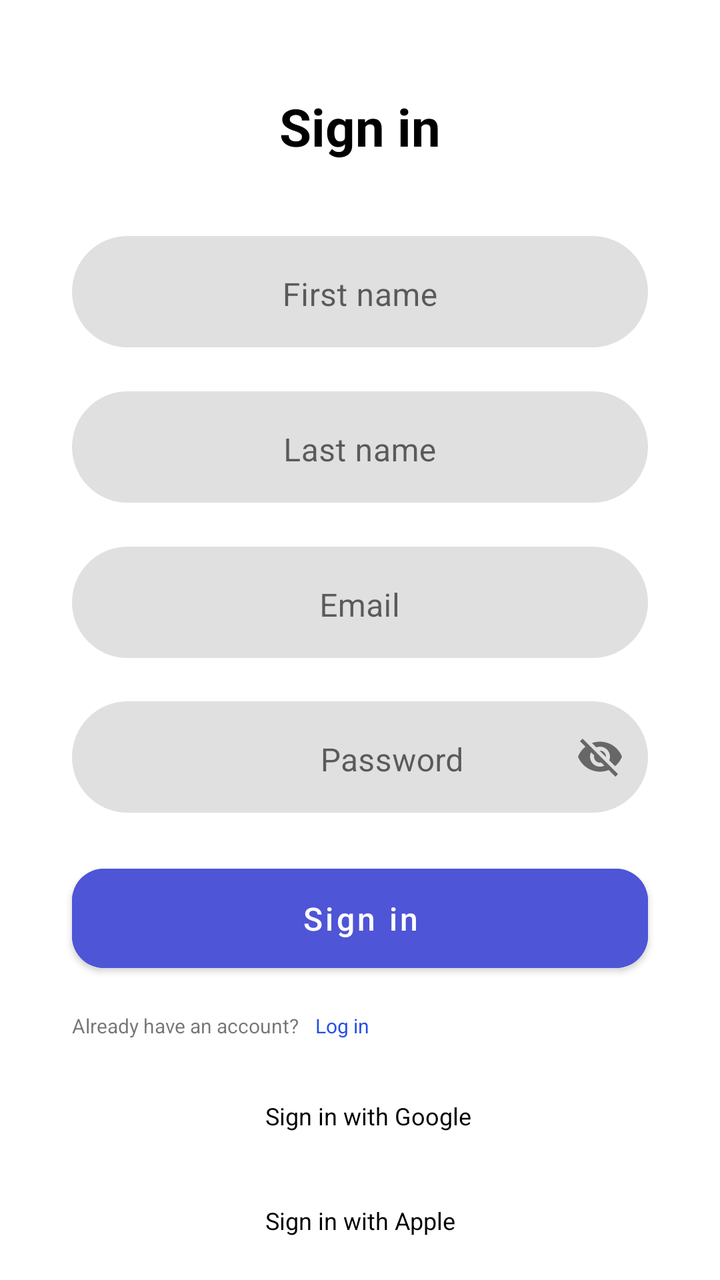
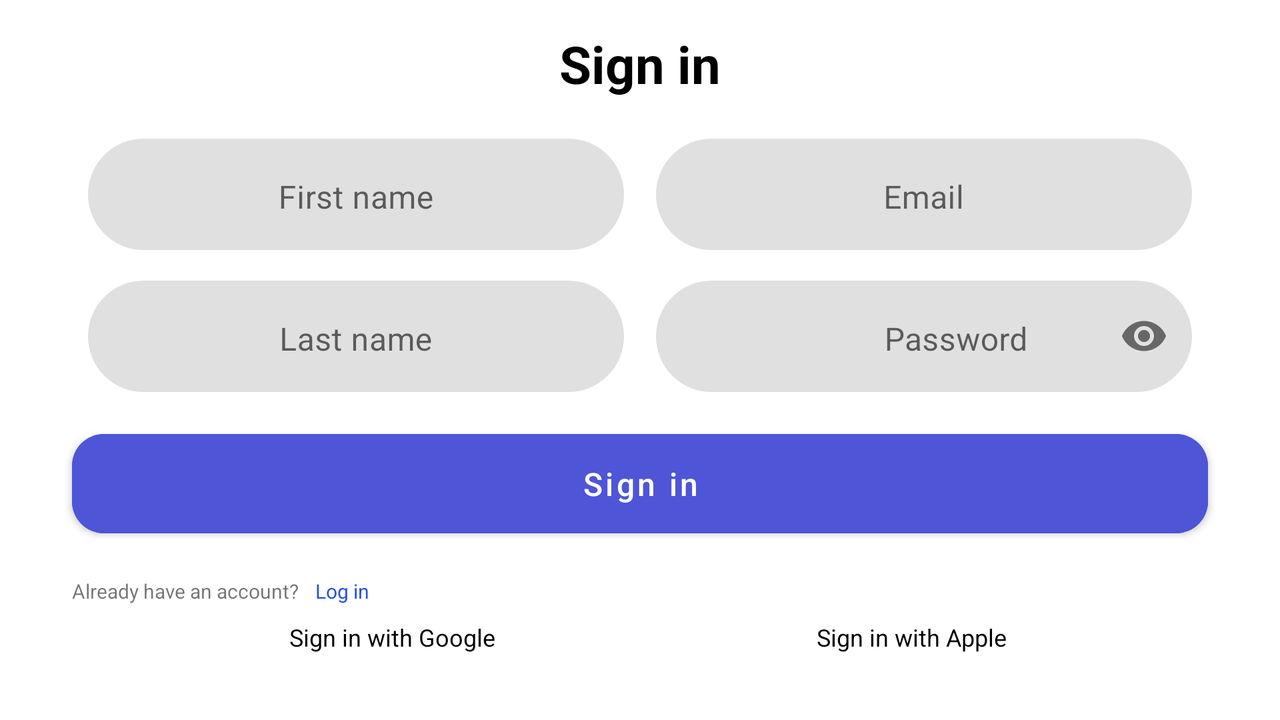

First picture: res/layout/ on a phone held upright. Second picture: the repository's own variant of that layout, on a device whose configuration matches the variant's folder. Source for both follows.
<!-- AndroidManifest.xml: application theme Theme.OnlineShop -->
<!-- res/layout/fragment_sign_in.xml -->
<?xml version="1.0" encoding="utf-8"?>
<androidx.constraintlayout.widget.ConstraintLayout xmlns:android="http://schemas.android.com/apk/res/android"
    xmlns:app="http://schemas.android.com/apk/res-auto"
    xmlns:tools="http://schemas.android.com/tools"
    android:layout_width="match_parent"
    android:layout_height="match_parent"
    tools:context=".presentation.auth.SignInFragment">

    <TextView
        android:id="@+id/title_sign_in"
        style="@style/TextViewTitle"
        android:layout_width="wrap_content"
        android:layout_height="wrap_content"
        android:text="@string/sign_in"
        app:layout_constraintBottom_toBottomOf="@id/guideline_title"
        app:layout_constraintEnd_toEndOf="parent"
        app:layout_constraintStart_toStartOf="parent"
        app:layout_constraintTop_toTopOf="parent"
        app:layout_constraintVertical_bias="0.75" />

    <androidx.constraintlayout.widget.Guideline
        android:id="@+id/guideline_title"
        android:layout_width="0dp"
        android:layout_height="0dp"
        android:orientation="horizontal"
        app:layout_constraintGuide_percent="0.15" />

    <androidx.constraintlayout.widget.Guideline
        android:id="@+id/guideline_start"
        android:layout_width="0dp"
        android:layout_height="0dp"
        android:orientation="vertical"
        app:layout_constraintGuide_begin="36dp" />

    <androidx.constraintlayout.widget.Guideline
        android:id="@+id/guideline_end"
        android:layout_width="0dp"
        android:layout_height="0dp"
        android:orientation="vertical"
        app:layout_constraintGuide_end="36dp" />

    <com.google.android.material.textfield.TextInputLayout
        android:id="@+id/input_first_name"
        style="@style/TextInputLayoutAuth"
        android:layout_width="0dp"
        android:layout_height="wrap_content"
        app:layout_constraintBottom_toTopOf="@id/input_last_name"
        app:layout_constraintEnd_toStartOf="@id/guideline_end"
        app:layout_constraintStart_toStartOf="@id/guideline_start"
        app:layout_constraintTop_toBottomOf="@id/guideline_title"
        app:layout_constraintVertical_chainStyle="spread">

        <com.google.android.material.textfield.TextInputEditText
            android:id="@+id/et_first_name"
            android:layout_width="match_parent"
            android:layout_height="match_parent"
            android:gravity="center_horizontal"
            android:hint="@string/first_name"
            android:inputType="textPersonName" />

    </com.google.android.material.textfield.TextInputLayout>

    <com.google.android.material.textfield.TextInputLayout
        android:id="@+id/input_last_name"
        style="@style/TextInputLayoutAuth"
        android:layout_width="0dp"
        android:layout_height="wrap_content"
        app:layout_constraintBottom_toTopOf="@+id/input_email"
        app:layout_constraintEnd_toEndOf="@id/guideline_end"
        app:layout_constraintHorizontal_bias="0.5"
        app:layout_constraintStart_toStartOf="@id/guideline_start"
        app:layout_constraintTop_toBottomOf="@id/input_first_name">

        <com.google.android.material.textfield.TextInputEditText
            android:id="@+id/et_last_name"
            android:layout_width="match_parent"
            android:layout_height="wrap_content"
            android:gravity="center_horizontal"
            android:hint="@string/last_name"
            android:inputType="textPersonName" />

    </com.google.android.material.textfield.TextInputLayout>

    <com.google.android.material.textfield.TextInputLayout
        android:id="@+id/input_email"
        style="@style/TextInputLayoutAuth"
        android:layout_width="0dp"
        android:layout_height="wrap_content"
        app:layout_constraintBottom_toTopOf="@id/input_password"
        app:layout_constraintEnd_toEndOf="@id/guideline_end"
        app:layout_constraintHorizontal_bias="0.5"
        app:layout_constraintStart_toStartOf="@id/guideline_start"
        app:layout_constraintTop_toBottomOf="@id/input_last_name">

        <com.google.android.material.textfield.TextInputEditText
            android:id="@+id/et_email"
            android:layout_width="match_parent"
            android:layout_height="wrap_content"
            android:gravity="center_horizontal"
            android:hint="@string/email"
            android:inputType="textEmailAddress" />

    </com.google.android.material.textfield.TextInputLayout>

    <com.google.android.material.textfield.TextInputLayout
        android:id="@+id/input_password"
        style="@style/TextInputLayoutAuth"
        android:layout_width="0dp"
        android:layout_height="wrap_content"
        app:layout_constraintBottom_toTopOf="@id/button_sign_in"
        app:layout_constraintEnd_toEndOf="@id/guideline_end"
        app:layout_constraintHorizontal_bias="0.5"
        app:layout_constraintStart_toStartOf="@id/guideline_start"
        app:layout_constraintTop_toBottomOf="@id/input_email"
        app:passwordToggleEnabled="true">

        <com.google.android.material.textfield.TextInputEditText
            android:id="@+id/et_password"
            android:layout_width="match_parent"
            android:layout_height="wrap_content"
            android:gravity="center_horizontal"
            android:hint="@string/password"
            android:inputType="textEmailAddress"
            android:paddingStart="48dp"
            tools:ignore="RtlSymmetry" />

    </com.google.android.material.textfield.TextInputLayout>

    <com.google.android.material.button.MaterialButton
        android:id="@+id/button_sign_in"
        android:layout_width="0dp"
        android:layout_height="wrap_content"
        android:backgroundTint="@color/blue_buttons"
        android:paddingTop="14dp"
        android:paddingBottom="14dp"
        android:text="@string/sign_in"
        android:textAllCaps="false"
        android:textSize="16sp"
        app:cornerRadius="16dp"
        app:layout_constraintBottom_toTopOf="@id/guideline_bottom_auth"
        app:layout_constraintEnd_toEndOf="@id/guideline_end"
        app:layout_constraintHorizontal_bias="0.5"
        app:layout_constraintStart_toStartOf="@id/guideline_start"
        app:layout_constraintTop_toBottomOf="@id/input_password" />

    <TextView
        android:id="@+id/txt_already_account"
        android:layout_width="wrap_content"
        android:layout_height="wrap_content"
        android:layout_marginTop="16dp"
        android:text="@string/already_account"
        android:textSize="10sp"
        app:layout_constraintStart_toStartOf="@+id/guideline_start"
        app:layout_constraintTop_toBottomOf="@id/button_sign_in"
        tools:ignore="SmallSp" />

    <TextView
        android:id="@+id/txt_log_in"
        android:layout_width="wrap_content"
        android:layout_height="wrap_content"
        android:padding="8dp"
        android:text="@string/log_in"
        android:textColor="@color/blue"
        android:textSize="10sp"
        app:layout_constraintBaseline_toBaselineOf="@id/txt_already_account"
        app:layout_constraintStart_toEndOf="@id/txt_already_account"
        tools:ignore="SmallSp" />

    <androidx.constraintlayout.widget.Guideline
        android:id="@+id/guideline_bottom_auth"
        android:layout_width="0dp"
        android:layout_height="0dp"
        android:orientation="horizontal"
        app:layout_constraintGuide_percent="0.8" />

    <LinearLayout
        android:id="@+id/ll_sign_in_google"
        android:layout_width="wrap_content"
        android:layout_height="wrap_content"
        android:layout_marginBottom="18dp"
        android:gravity="center"
        android:orientation="horizontal"
        app:layout_constraintBottom_toTopOf="@+id/ll_sign_in_apple"
        app:layout_constraintEnd_toStartOf="@+id/guideline_end"
        app:layout_constraintHorizontal_bias="0.5"
        app:layout_constraintStart_toStartOf="@+id/guideline_start"
        app:layout_constraintTop_toBottomOf="@+id/txt_log_in"
        app:layout_constraintVertical_chainStyle="packed"
        tools:ignore="UseCompoundDrawables">

        <ImageView
            android:id="@+id/icon_google"
            android:layout_width="wrap_content"
            android:layout_height="wrap_content"
            android:contentDescription="@string/cd_sign_in_google"
            android:src="@drawable/ic_google" />

        <TextView
            android:id="@+id/txt_sign_in_google"
            android:layout_width="wrap_content"
            android:layout_height="wrap_content"
            android:layout_marginStart="8dp"
            android:text="@string/sign_in_google"
            android:textColor="@color/black"
            android:textSize="12sp" />

    </LinearLayout>

    <LinearLayout
        android:id="@+id/ll_sign_in_apple"
        android:layout_width="wrap_content"
        android:layout_height="wrap_content"
        android:layout_marginTop="18dp"
        android:gravity="center"
        android:orientation="horizontal"
        app:layout_constraintBottom_toBottomOf="parent"
        app:layout_constraintStart_toStartOf="@+id/ll_sign_in_google"
        app:layout_constraintTop_toBottomOf="@+id/ll_sign_in_google"
        tools:ignore="UseCompoundDrawables">

        <ImageView
            android:id="@+id/icon_apple"
            android:layout_width="wrap_content"
            android:layout_height="wrap_content"
            android:contentDescription="@string/cd_sign_in_apple"
            android:src="@drawable/ic_apple" />

        <TextView
            android:id="@+id/txt_sign_in_apple"
            android:layout_width="wrap_content"
            android:layout_height="wrap_content"
            android:layout_marginStart="8dp"
            android:text="@string/sign_in_apple"
            android:textColor="@color/black"
            android:textSize="12sp" />

    </LinearLayout>

</androidx.constraintlayout.widget.ConstraintLayout>
<!-- resources referenced by this layout -->
<resources>
  <color name="black">#FF000000</color>
  <color name="blue">#254FE6</color>
  <color name="blue_buttons">#4E55D7</color>
  <string name="already_account">Already have an account?</string>
  <string name="cd_sign_in_apple">Icon sign in with apple</string>
  <string name="cd_sign_in_google">Icon sign in with google</string>
  <string name="email">Email</string>
  <string name="first_name">First name</string>
  <string name="last_name">Last name</string>
  <string name="log_in">Log in</string>
  <string name="password">Password</string>
  <string name="sign_in">Sign in</string>
  <string name="sign_in_apple">Sign in with Apple</string>
  <string name="sign_in_google">Sign in with Google</string>
  <style name="TextInputLayoutAuth">
          <item name="boxCornerRadiusTopStart">32dp</item>
          <item name="boxCornerRadiusTopEnd">32dp</item>
          <item name="boxCornerRadiusBottomStart">32dp</item>
          <item name="boxCornerRadiusBottomEnd">32dp</item>
          <item name="boxStrokeWidth">0dp</item>
          <item name="boxStrokeWidthFocused">0dp</item>
      </style>
  <style name="TextViewTitle">
          <item name="android:textSize">26sp</item>
          <item name="android:textColor">@color/black</item>
          <item name="android:textStyle">bold</item>
      </style>
  <style name="Theme.OnlineShop" parent="Theme.MaterialComponents.DayNight.NoActionBar">
          
          <item name="colorPrimary">@color/purple_500</item>
          <item name="colorPrimaryVariant">@color/purple_700</item>
          <item name="colorOnPrimary">@color/white</item>
          
          <item name="colorSecondary">@color/teal_200</item>
          <item name="colorSecondaryVariant">@color/teal_700</item>
          <item name="colorOnSecondary">@color/black</item>
          
          <item name="android:statusBarColor">?attr/colorPrimaryVariant</item>
          
      </style>
  <color name="purple_500">#FF6200EE</color>
  <color name="purple_700">#FF3700B3</color>
  <color name="white">#FFFFFFFF</color>
  <color name="teal_200">#FF03DAC5</color>
  <color name="teal_700">#FF018786</color>
</resources>
<!-- res/layout-land/fragment_sign_in.xml (the repository's variant of the layout above) -->
<!-- drawn on the phone turned sideways -->
<?xml version="1.0" encoding="utf-8"?>
<androidx.constraintlayout.widget.ConstraintLayout xmlns:android="http://schemas.android.com/apk/res/android"
    xmlns:app="http://schemas.android.com/apk/res-auto"
    xmlns:tools="http://schemas.android.com/tools"
    android:layout_width="match_parent"
    android:layout_height="match_parent"
    tools:context=".presentation.auth.SignInFragment">

    <TextView
        android:id="@+id/title_sign_in"
        style="@style/TextViewTitle"
        android:layout_width="wrap_content"
        android:layout_height="wrap_content"
        android:text="@string/sign_in"
        app:layout_constraintBottom_toBottomOf="@id/guideline_title"
        app:layout_constraintEnd_toEndOf="parent"
        app:layout_constraintStart_toStartOf="parent"
        app:layout_constraintTop_toTopOf="parent"
        app:layout_constraintVertical_bias="0.75" />

    <androidx.constraintlayout.widget.Guideline
        android:id="@+id/guideline_title"
        android:layout_width="0dp"
        android:layout_height="0dp"
        android:orientation="horizontal"
        app:layout_constraintGuide_percent="0.15" />

    <androidx.constraintlayout.widget.Guideline
        android:id="@+id/guideline_center"
        android:layout_width="0dp"
        android:layout_height="0dp"
        android:orientation="vertical"
        app:layout_constraintGuide_percent="0.5" />

    <androidx.constraintlayout.widget.Guideline
        android:id="@+id/guideline_start"
        android:layout_width="0dp"
        android:layout_height="0dp"
        android:orientation="vertical"
        app:layout_constraintGuide_begin="36dp" />

    <androidx.constraintlayout.widget.Guideline
        android:id="@+id/guideline_end"
        android:layout_width="0dp"
        android:layout_height="0dp"
        android:orientation="vertical"
        app:layout_constraintGuide_end="36dp" />

    <com.google.android.material.textfield.TextInputLayout
        android:id="@+id/input_first_name"
        style="@style/TextInputLayoutAuth"
        android:layout_width="0dp"
        android:layout_height="wrap_content"
        android:layout_marginStart="8dp"
        android:layout_marginEnd="8dp"
        app:layout_constraintBottom_toTopOf="@id/input_last_name"
        app:layout_constraintEnd_toEndOf="@id/guideline_center"
        app:layout_constraintStart_toStartOf="@id/guideline_start"
        app:layout_constraintTop_toTopOf="@+id/guideline_title"
        app:layout_constraintVertical_chainStyle="spread">

        <com.google.android.material.textfield.TextInputEditText
            android:id="@+id/et_first_name"
            android:layout_width="match_parent"
            android:layout_height="match_parent"
            android:gravity="center_horizontal"
            android:hint="@string/first_name"
            android:inputType="textPersonName" />

    </com.google.android.material.textfield.TextInputLayout>

    <com.google.android.material.textfield.TextInputLayout
        android:id="@+id/input_last_name"
        style="@style/TextInputLayoutAuth"
        android:layout_width="0dp"
        android:layout_height="wrap_content"
        android:layout_marginStart="8dp"
        android:layout_marginEnd="8dp"
        app:layout_constraintBottom_toTopOf="@+id/button_sign_in"
        app:layout_constraintEnd_toEndOf="@id/guideline_center"
        app:layout_constraintHorizontal_bias="0.5"
        app:layout_constraintStart_toStartOf="@id/guideline_start"
        app:layout_constraintTop_toBottomOf="@id/input_first_name">

        <com.google.android.material.textfield.TextInputEditText
            android:id="@+id/et_last_name"
            android:layout_width="match_parent"
            android:layout_height="wrap_content"
            android:gravity="center_horizontal"
            android:hint="@string/last_name"
            android:inputType="textPersonName" />

    </com.google.android.material.textfield.TextInputLayout>

    <com.google.android.material.textfield.TextInputLayout
        android:id="@+id/input_email"
        style="@style/TextInputLayoutAuth"
        android:layout_width="0dp"
        android:layout_height="wrap_content"
        android:layout_marginStart="8dp"
        android:layout_marginEnd="8dp"
        app:layout_constraintBottom_toTopOf="@id/input_password"
        app:layout_constraintEnd_toEndOf="@id/guideline_end"
        app:layout_constraintHorizontal_bias="0.5"
        app:layout_constraintStart_toStartOf="@id/guideline_center"
        app:layout_constraintTop_toTopOf="@+id/guideline_title">

        <com.google.android.material.textfield.TextInputEditText
            android:id="@+id/et_email"
            android:layout_width="match_parent"
            android:layout_height="wrap_content"
            android:gravity="center_horizontal"
            android:hint="@string/email"
            android:inputType="textEmailAddress" />

    </com.google.android.material.textfield.TextInputLayout>

    <com.google.android.material.textfield.TextInputLayout
        android:id="@+id/input_password"
        style="@style/TextInputLayoutAuth"
        android:layout_width="0dp"
        android:layout_height="wrap_content"
        android:layout_marginStart="8dp"
        android:layout_marginEnd="8dp"
        app:layout_constraintBottom_toTopOf="@id/button_sign_in"
        app:layout_constraintEnd_toEndOf="@id/guideline_end"
        app:layout_constraintHorizontal_bias="0.5"
        app:layout_constraintStart_toStartOf="@id/guideline_center"
        app:layout_constraintTop_toBottomOf="@id/input_email"
        app:passwordToggleEnabled="true">

        <com.google.android.material.textfield.TextInputEditText
            android:id="@+id/et_password"
            android:layout_width="match_parent"
            android:layout_height="wrap_content"
            android:gravity="center_horizontal"
            android:hint="@string/password"
            android:inputType="textPassword"
            android:paddingStart="48dp"
            tools:ignore="RtlSymmetry" />

    </com.google.android.material.textfield.TextInputLayout>

    <com.google.android.material.button.MaterialButton
        android:id="@+id/button_sign_in"
        android:layout_width="0dp"
        android:layout_height="wrap_content"
        android:backgroundTint="@color/blue_buttons"
        android:paddingTop="14dp"
        android:paddingBottom="14dp"
        android:text="@string/sign_in"
        android:textAllCaps="false"
        android:textSize="16sp"
        app:cornerRadius="16dp"
        app:layout_constraintBottom_toTopOf="@id/guideline_bottom_auth"
        app:layout_constraintEnd_toEndOf="@id/guideline_end"
        app:layout_constraintHorizontal_bias="0.5"
        app:layout_constraintStart_toStartOf="@id/guideline_start"
        app:layout_constraintTop_toBottomOf="@id/input_password" />

    <TextView
        android:id="@+id/txt_already_account"
        android:layout_width="wrap_content"
        android:layout_height="wrap_content"
        android:layout_marginTop="16dp"
        android:text="@string/already_account"
        android:textSize="10sp"
        app:layout_constraintStart_toStartOf="@+id/guideline_start"
        app:layout_constraintTop_toBottomOf="@id/button_sign_in"
        tools:ignore="SmallSp" />

    <TextView
        android:id="@+id/txt_log_in"
        android:layout_width="wrap_content"
        android:layout_height="wrap_content"
        android:padding="8dp"
        android:text="@string/log_in"
        android:textColor="@color/blue"
        android:textSize="10sp"
        app:layout_constraintBaseline_toBaselineOf="@id/txt_already_account"
        app:layout_constraintStart_toEndOf="@id/txt_already_account"
        tools:ignore="SmallSp" />

    <androidx.constraintlayout.widget.Guideline
        android:id="@+id/guideline_bottom_auth"
        android:layout_width="0dp"
        android:layout_height="0dp"
        android:orientation="horizontal"
        app:layout_constraintGuide_percent="0.8" />

    <LinearLayout
        android:id="@+id/ll_sign_in_google"
        android:layout_width="wrap_content"
        android:layout_height="wrap_content"
        android:gravity="center"
        android:orientation="horizontal"
        app:layout_constraintEnd_toStartOf="@+id/ll_sign_in_apple"
        app:layout_constraintHorizontal_bias="0.5"
        app:layout_constraintStart_toStartOf="parent"
        app:layout_constraintTop_toBottomOf="@+id/txt_log_in"
        app:layout_constraintVertical_chainStyle="packed"
        tools:ignore="UseCompoundDrawables">

        <ImageView
            android:id="@+id/icon_google"
            android:layout_width="wrap_content"
            android:layout_height="wrap_content"
            android:contentDescription="@string/cd_sign_in_google"
            android:src="@drawable/ic_google" />

        <TextView
            android:id="@+id/txt_sign_in_google"
            android:layout_width="wrap_content"
            android:layout_height="wrap_content"
            android:layout_marginStart="8dp"
            android:text="@string/sign_in_google"
            android:textColor="@color/black"
            android:textSize="12sp" />

    </LinearLayout>

    <LinearLayout
        android:id="@+id/ll_sign_in_apple"
        android:layout_width="wrap_content"
        android:layout_height="wrap_content"
        android:layout_marginStart="16dp"
        android:gravity="center"
        android:orientation="horizontal"
        app:layout_constraintBottom_toBottomOf="@+id/ll_sign_in_google"
        app:layout_constraintEnd_toEndOf="parent"
        app:layout_constraintHorizontal_bias="0.5"
        app:layout_constraintStart_toEndOf="@+id/ll_sign_in_google"
        app:layout_constraintTop_toTopOf="@+id/ll_sign_in_google"
        tools:ignore="UseCompoundDrawables">

        <ImageView
            android:id="@+id/icon_apple"
            android:layout_width="wrap_content"
            android:layout_height="wrap_content"
            android:contentDescription="@string/cd_sign_in_apple"
            android:src="@drawable/ic_apple" />

        <TextView
            android:id="@+id/txt_sign_in_apple"
            android:layout_width="wrap_content"
            android:layout_height="wrap_content"
            android:layout_marginStart="8dp"
            android:text="@string/sign_in_apple"
            android:textColor="@color/black"
            android:textSize="12sp" />

    </LinearLayout>

    <ProgressBar
        android:id="@+id/progress_sign_in"
        android:layout_width="wrap_content"
        android:layout_height="wrap_content"
        android:visibility="gone"
        app:layout_constraintBottom_toBottomOf="parent"
        app:layout_constraintEnd_toStartOf="@+id/guideline_end"
        app:layout_constraintStart_toStartOf="@+id/guideline_start"
        app:layout_constraintTop_toTopOf="parent" />

</androidx.constraintlayout.widget.ConstraintLayout>
